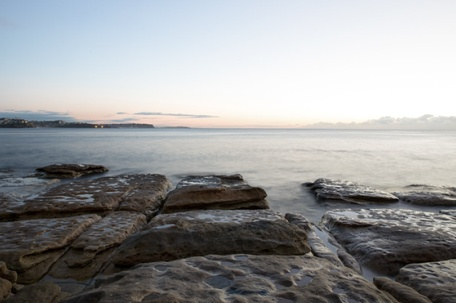
#> input picture Kaan/CV/OpenCV/Pictures/hdr1.jpg, 456 x 303 px, shrunk from 801 x 532 before the run, found by its file name
$ python HDRImaging.py
#> lines starting #> are read from the running program, lines starting #| are printed output that depends on the picture
#%%
# HDR farklı pozlamalarda aynı anda birkaç fotoğraf çekerek bu fotoğrafları birleştirir.
# Tek çekimlerde odaklamadan kaynaklı oluşan fazla parlak bölgeler bu farklı fotoğraflar uygun bir şekilde birleştirlierek yöntemiyle yok edilir.
import cv2 as cv
import numpy as np
import matplotlib.pyplot as plt

def readImagesandTimes():
    filenames = ["hdr1.jpg", "hdr2.jpg"]
    times = np.array([1/2, 1/6], dtype=np.float32) # Pozlama değerleri tutuluyor

    images = []
    for filename in filenames:
        im = cv.imread("Pictures\\" + filename)
#> im is the input picture: shape (303, 456, 3); mean B, G, R 155.4, 154.6, 153.5
        im = cv.cvtColor(im, cv.COLOR_BGR2RGB)
        images.append(im)

    return images, times

images, times = readImagesandTimes()
#> images = 2 items; times = [0.5, 0.167]

# HDR da resimler birbirinin üzerine bineceği için resimler createalignMTB ile align edilir
# farklı pozlamalı fotoğrafları birbirine hizalayan OpenCV sınıfıdır.
# MTB Median Threshold Bitmap (medyan eşikli bit haritası) anlamına gelir.

# Neden gerekli? HDR birleştirme için çekilen fotoğraflar elde ya da hafif oynayan tripodla çekildiyse birkaç piksel kayar. Hizalama yapmadan birleştirirsen sonuçta hayalet/bulanık kenarlar oluşur.

# Her resmi gri yapar.
# Resmin medyan parlaklığını bulur ve eşikleme yapar: medyandan parlak pikseller 1, koyu olanlar 0.
# Medyan eşik kullanıldığı için pozlama ne kadar farklı olursa olsun iki resimde aynı bit haritası (yaklaşık) çıkar. Bu yüzden farklı pozlamalarda bile karşılaştırılabilir.
# Küçültülmüş sürümlerden başlayıp büyüterek (piramit) bit haritaları üst üste oturtur ve en iyi kaymayı (x, y öteleme) bulur.
# Yalnızca öteleme (kayma) düzeltir. Dönme ve ölçek değişimini düzeltmez.

alignMTB = cv.createAlignMTB()
alignMTB.process(images,images)

# Camera Response Function (CRF): Sahnedeki gerçek ışık miktarı ile kameranın ürettiği piksel değeri arasındaki dönüşüm eğrisidir.
# Neden var? Kamera ışığı doğrusal kaydetmez.
# Sensörden gelen sinyal; gama, kontrast ve renk işleme adımlarından geçer, sonra JPEG’e yazılır.
# Yani piksel değeri 200 olan bir nokta, 100 olan noktadan “iki kat” ışık almış demek değildir.

# HDR’da neden gerekli? Farklı pozlamalı fotoğrafları gerçek ışık değerleri üzerinden birleştirmek için önce piksel değerlerini tekrar doğrusal radyansa çevirmen gerekir.
# Bunun için CRF’nin tersi kullanılır.
# CRF bilinmezse parlaklıklar yanlış ağırlıklanır ve HDR sonucu bozuk görünür.

calibrateDebevec = cv.createCalibrateDebevec() # Debevec bir yöntemdir Aynı sahnenin farklı pozlama sürelerindeki fotoğraflarına bakar. Her piksel değerinin, pozlama süresi değiştikçe nasıl değiştiğini kullanarak kameranın ışığı piksel değerine nasıl çevirdiğini kestirir.
responseDebevec = calibrateDebevec.process(images, times)
#> responseDebevec = 256 rows, first 8: [0.00603, 0.00397, 0.00389], [0.00655, 0.00443, 0.00438], [0.00712, 0.00494, 0.00493], [0.00773, 0.00551, 0.00555], [0.00841, 0.00614, 0.00626], [0.00914, 0.00685, 0.00703], [0.00993, 0.00764, 0.00788], [0.0108, 0.00852, 0.0088]

mergeDebevec = cv.createMergeDebevec()
hdrDebevec = mergeDebevec.process(images, times, responseDebevec)
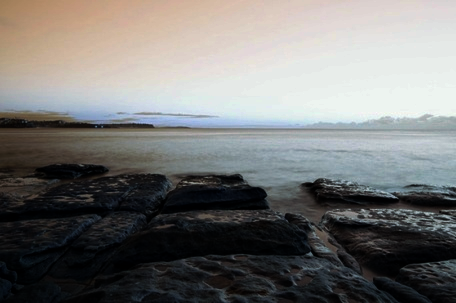
#> hdrDebevec: shape (303, 456, 3) float32; mean of channels 0, 1, 2 3.43, 3.48, 3.49; drawn with min black and max white

# Tone mapping
# HDR resmin geniş parlaklık aralığını ekranın gösterebildiği dar aralığa (0-255) sıkıştırma işlemidir.
# HDR birleştirme sonucu gerçek ışık değerlerini float32 olarak tutar ve bu değerler 0-1 ile sınırlı değildir.
# Güneşin olduğu bölge 1000, gölge 0.01 olabilir.
# Ekran ve JPEG/PNG ise yalnızca 0-255 gösterebilir.
# HDR’ı doğrudan gösterirsen ya parlak bölgeler patlar ya da resim aşırı koyu görünür.
# Tone mapping bu aralığı detayı koruyarak sıkıştırır.

# Parlaklık değerlerini doğrusal olmayan bir eğriyle bastırır.
# Çok parlak bölgeler güçlü sıkıştırılır, orta ve koyu bölgeler daha az.
# Böylece hem gökyüzündeki hem gölgedeki detay aynı resimde görünür.

tonemapDrago = cv.createTonemapDrago(1.0, 0.7)
ldrDrago = tonemapDrago.process(hdrDebevec)
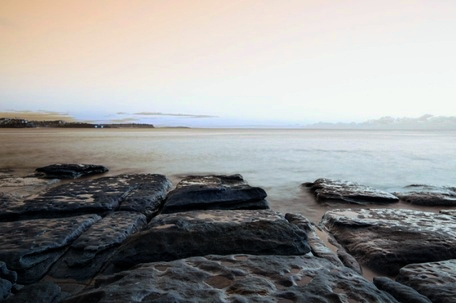
#> ldrDrago: shape (303, 456, 3) float32; mean of channels 0, 1, 2 0.582, 0.586, 0.586; drawn as B, G, R

plt.figure(figsize=[20,10]); plt.imshow(np.clip(ldrDrago,0,1)); plt.axis("off")

# %%
